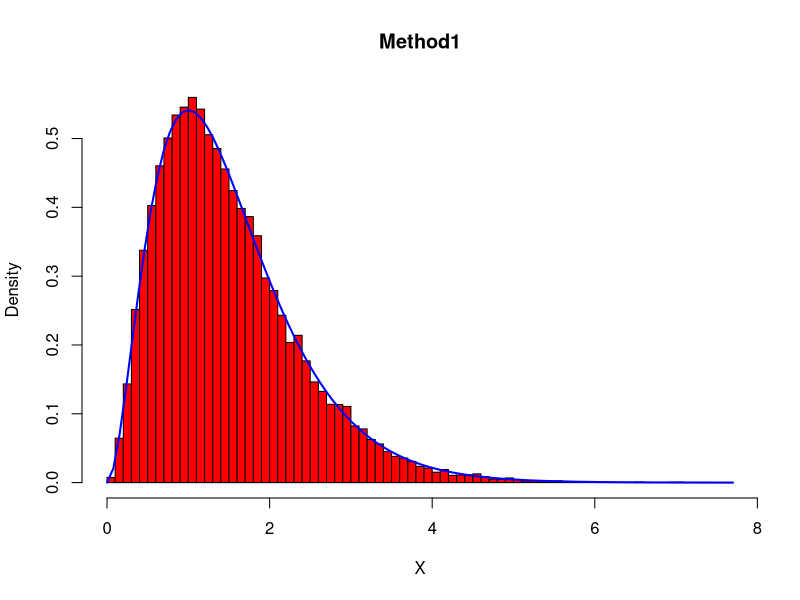
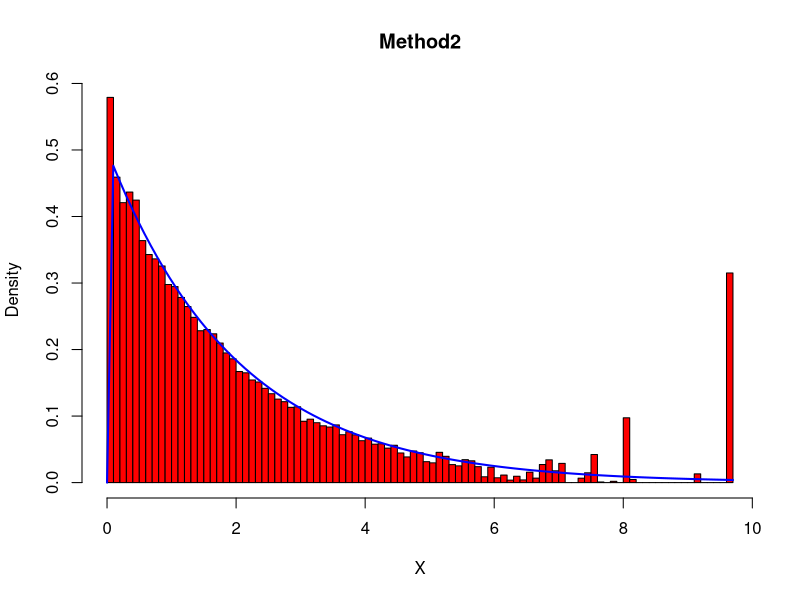

Here is the R script that generated these plots, in order:

#defining the gamma function up to a constant
gammafunc <- function(x, alpha, beta){
  if (any(x < 0)) return (0)
  stopifnot(alpha > 0, beta > 0)
  return((x^(alpha-1)*exp(-beta*x)))
}
#Runs the algorithm
MHS <- function(alpha, beta, n=30000){
  x <- numeric(n)
  #sets the initial state
  x[1] <- rexp(1,rate = 1)
  u <- runif(n)
  #this defines the rest of the states
  for (i in 2:n) {
    xt <- x[i-1]
    Y <- rexp(1,rate = xt)
    #defines the acceptance rate
    num <- gammafunc(Y,alpha,beta) * dexp(xt, rate = Y)
    den <- gammafunc(xt,alpha,beta) * dexp(Y, rate = xt)
    #checks if it will be accepted
    if (u[i] <= num/den) {
      #if accepted changed to new accepted state
      x[i] <- Y
    } else {
      #if rejected the state is the same as the previous on and we try again
      x[i] <- xt
    }
  }
  return(x)
}
#Here we display a generated histogram that should follow a gamma pdf with alpha = 3 and beta = 2 
n <- 100000
trials <- MHS(3,2,n)
#Gets rid of the beginning data because it does not approach a gamma distribution at the very beginning of the chain
trials <- trials[round(n/10):n]
hist(trials, xlab = 'X', main = "Method1",
     probability = TRUE,freq=F,col = "red", breaks = 100)
x <- seq(0,1,length=100)
curve(dgamma(x,3,2),col = "blue",lwd=2,add=TRUE)





set.seed(100)
chifunc <- function(x,k) {
  if (any(x < 0)) return (0)
  stopifnot(k > 0, k > 0)
  return(x^((k/2)-1)*exp(-x/2))
}
MHS2 <- function(k, n=30000) {
  x <- numeric(n)
  x[1] <- rgamma(1,shape = k, scale = k)
  u <- runif(n)
  for (i in 2:n) {
    xt <- x[i-1]
    Y <- rgamma(1,shape = xt, scale = xt/2)
    num <- chifunc(Y,k) * dgamma(xt, shape = Y, scale = Y/2)
    den <- chifunc(xt,k) * dgamma(Y, shape = xt, scale = xt/2)
    if (u[i] <= num/den) {
      x[i] <- Y
    } else {
      x[i] <- xt
    }
  }
  return(x)
}
n <- 300000
trials <- MHS2(2,n)
trials <- trials[round(n/4):n]
hist(trials, xlab = 'X', main = "Method2",
     probability = TRUE,freq=F,col = "red", breaks = 100)
x <- seq(0,1,length=100)
curve(dchisq(x,2),col = "blue",lwd=2,add=TRUE)

